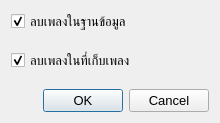
<?xml version="1.0" encoding="UTF-8"?>
<ui version="4.0">
 <class>DeleteSongDialog</class>
 <widget class="QDialog" name="DeleteSongDialog">
  <property name="geometry">
   <rect>
    <x>0</x>
    <y>0</y>
    <width>220</width>
    <height>108</height>
   </rect>
  </property>
  <property name="minimumSize">
   <size>
    <width>220</width>
    <height>0</height>
   </size>
  </property>
  <property name="font">
   <font>
    <pointsize>10</pointsize>
   </font>
  </property>
  <property name="windowTitle">
   <string>Confirm delete</string>
  </property>
  <property name="locale">
   <locale language="English" country="UnitedStates"/>
  </property>
  <layout class="QVBoxLayout" name="verticalLayout_2">
   <property name="spacing">
    <number>18</number>
   </property>
   <item>
    <layout class="QVBoxLayout" name="verticalLayout">
     <item>
      <widget class="QCheckBox" name="cbRmDatabase">
       <property name="text">
        <string>ลบเพลงในฐานข้อมูล</string>
       </property>
       <property name="checked">
        <bool>true</bool>
       </property>
      </widget>
     </item>
     <item>
      <widget class="QCheckBox" name="cbRmStorage">
       <property name="text">
        <string>ลบเพลงในที่เก็บเพลง</string>
       </property>
       <property name="checked">
        <bool>true</bool>
       </property>
      </widget>
     </item>
    </layout>
   </item>
   <item>
    <widget class="QDialogButtonBox" name="buttonBox">
     <property name="orientation">
      <enum>Qt::Horizontal</enum>
     </property>
     <property name="standardButtons">
      <set>QDialogButtonBox::Cancel|QDialogButtonBox::Ok</set>
     </property>
    </widget>
   </item>
  </layout>
 </widget>
 <resources/>
 <connections/>
</ui>
